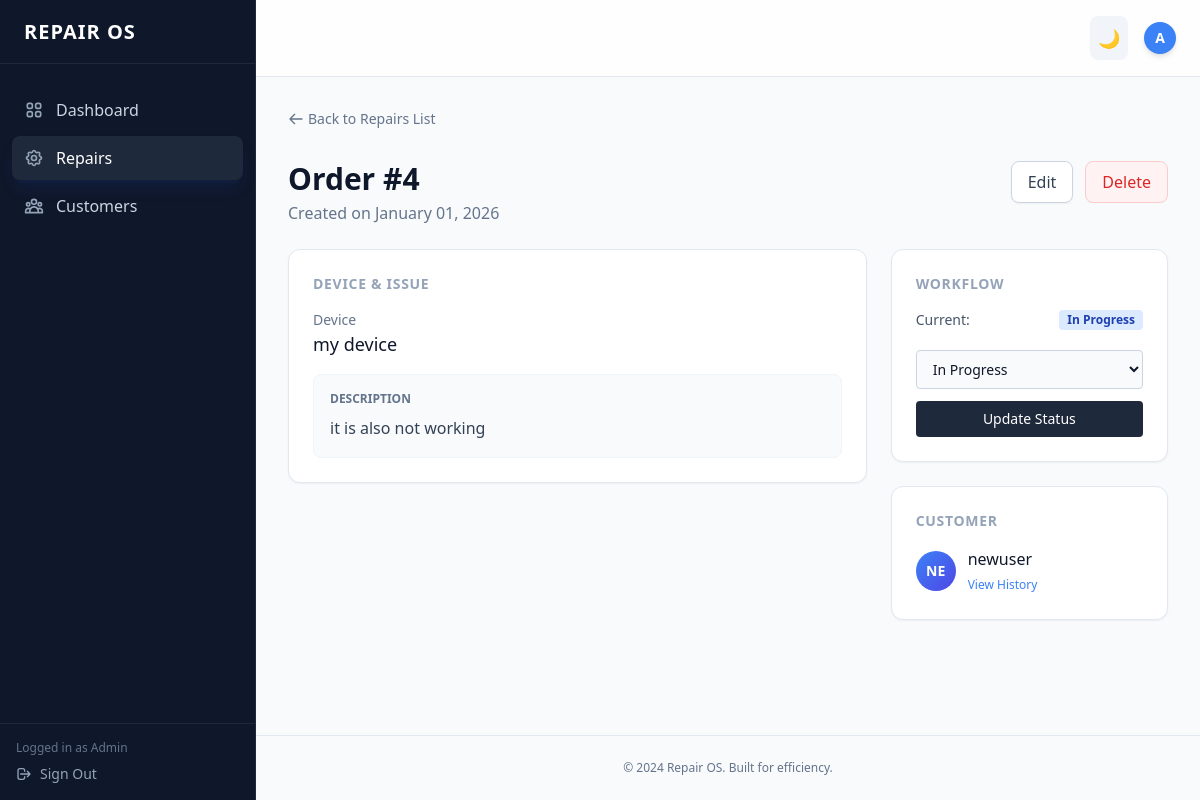
The page /repairs/view/4 (signed in) on the database as committed earlier.
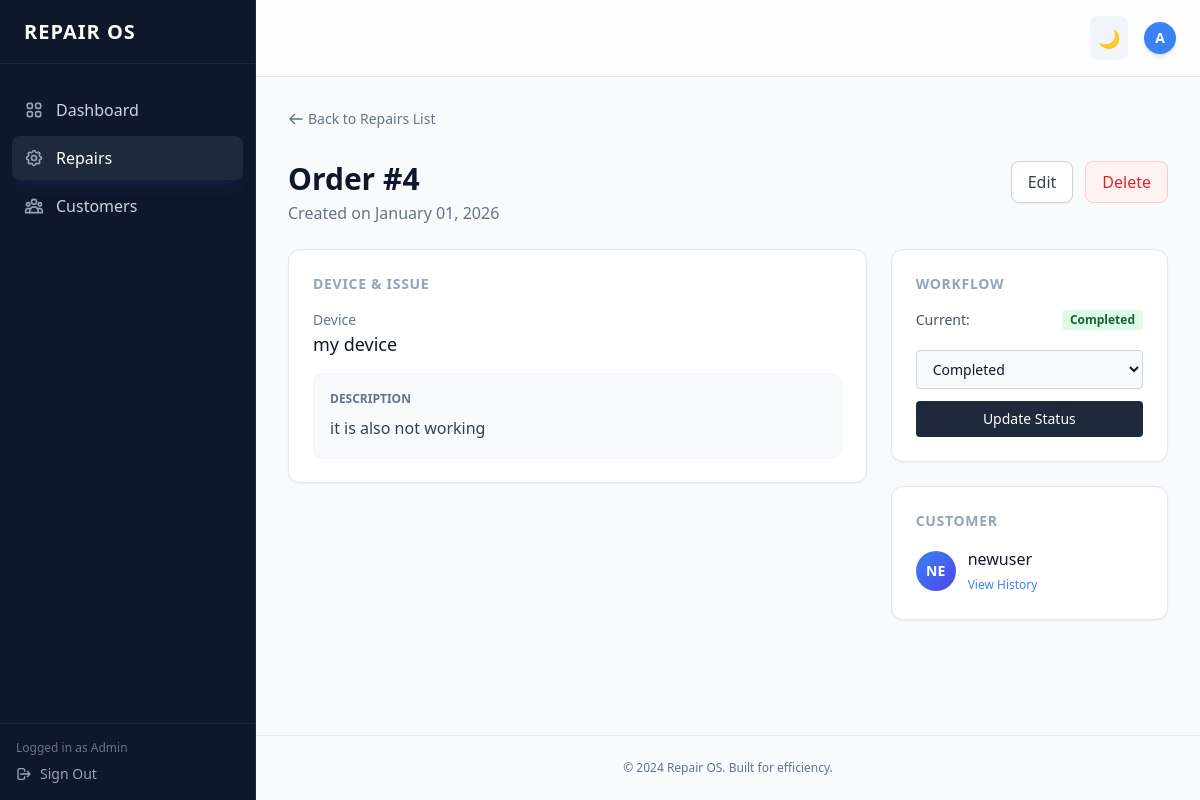
The same page on the database as committed later.
### app/models.py (models this page shows)
class RepairOrder(db.Model):
    id = db.Column(db.Integer, primary_key=True)
    customer_id = db.Column(db.Integer, db.ForeignKey('customer.id'), nullable=False)
    device = db.Column(db.String(100), nullable=False)
    issue_description = db.Column(db.Text, nullable=False)
    status = db.Column(db.String(50), default='Pending')
    created_at = db.Column(db.DateTime, server_default=db.func.now())
    customer = db.relationship('Customer', backref=db.backref('repair_orders', lazy=True))

### app/routes/repair_order.py (the view)
@repair_bp.route("/view/<int:id>")
def view_repair(id):
    if "user_id" not in session:
        return redirect(url_for("auth.login"))
    repair = RepairOrder.query.get_or_404(id)
    return render_template("repairs/detail.html", repair=repair)

### app/templates/repairs/detail.html (shortened to what the changed rows need)
{% extends "base.html" %}
{% block content %}
<div class="max-w-5xl mx-auto space-y-6">
    <div class="flex justify-between items-start">
        <div>
            <h1 class="text-3xl font-bold text-slate-900 dark:text-white">Order #{{ repair.id }}</h1>
            <p class="text-slate-500 mt-1">Created on {{ repair.created_at.strftime('%B %d, %Y') }}</p>
        </div>
    </div>
    <div class="grid grid-cols-1 md:grid-cols-3 gap-6">
        <div class="md:col-span-2 space-y-6">
            <div class="bg-white dark:bg-slate-900 p-6 rounded-xl shadow-sm border border-slate-200 dark:border-slate-800">
                <div class="space-y-4">
                    <div>
                        <span class="block text-sm text-slate-500">Device</span>
                        <span class="text-lg font-medium text-slate-900 dark:text-white">{{ repair.device }}</span>
                    </div>
                    <div class="bg-slate-50 dark:bg-slate-800 p-4 rounded-lg border border-slate-100 dark:border-slate-700">
                        <span class="block text-xs text-slate-500 uppercase font-bold mb-2">Description</span>
                        <p class="text-slate-700 dark:text-slate-300 leading-relaxed">{{ repair.issue_description }}</p>
                    </div>
                </div>
            </div>
        </div>
        <div class="space-y-6">
            <div class="bg-white dark:bg-slate-900 p-6 rounded-xl shadow-sm border border-slate-200 dark:border-slate-800">
                <form method="post" action="{{ url_for('repair.update_repair_status', id=repair.id) }}">
                    <div class="space-y-3">
                        <div class="flex items-center justify-between mb-2">
                             <span class="text-sm text-slate-600 dark:text-slate-400">Current:</span>
                             <span class="px-2 py-0.5 rounded text-xs font-bold
                                {% if repair.status == 'Pending' %}bg-yellow-100 text-yellow-800{% elif repair.status == 'Completed' %}bg-green-100 text-green-800{% else %}bg-blue-100 text-blue-800{% endif %}">
                                {{ repair.status }}
                             </span>
                        </div>
                        <select name="status" class="w-full px-3 py-2 rounded border border-slate-300 dark:border-slate-700 bg-slate-50 dark:bg-slate-800 text-sm dark:text-white">
                            <option {% if repair.status == 'In Progress' %}selected{% endif %}>In Progress</option>
                            <option {% if repair.status == 'Completed' %}selected{% endif %}>Completed</option>
                        </select>
                        <button class="w-full bg-slate-800 hover:bg-slate-700 text-white py-2 rounded text-sm font-medium transition">
                            Update Status
                        </button>
                    </div>
                </form>
            </div>
        </div>
    </div>
</div>
{% endblock %}

Rows that differ between the two databases and show on the page:
changed RepairOrder "my device": status "In Progress" → "Completed"
